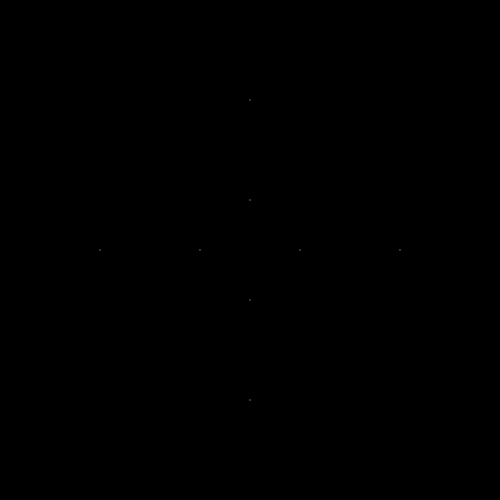
Frame 1 (no input)
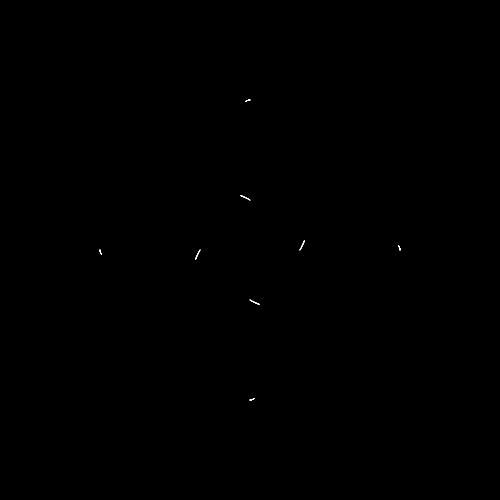
Frame 60 (no input)
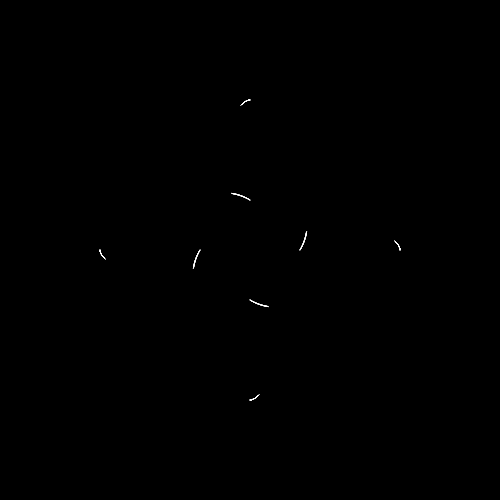
Frame 120 (the mouse pressed at the canvas centre since frame 60)

The p5.js sketch that drew these frames (run headless with seeded random() and noise() and a simulated clock; from frame 60 on, the mouse is pressed at the canvas centre):

// p5.js sketch
// ── sketch.js
"use strict";

var gravConstant = 2e2;
var timeStep = 0.05;

var sqrd = function sqrd(x) {
  return x * x;
}

var TwoDVector = class TwoDVector {
  constructor(x, y) {
    this.x = x;
    this.y = y;
  }

  copy() {
    return new TwoDVector(this.x, this.y);
  }

  dist(v) {
    return sqrt(dist2(v));
  }

  dist2(v) {
    return sqrd(this.x - v.x) + sqrd(this.y - v.y);
  }

  minus(v) {
    return new TwoDVector(this.x - v.x, this.y - v.y);
  }

  incrementBy(v) {
    this.x += v.x;
    this.y += v.y;
  }


  normalized() {
    var length = sqrt(sqrd(this.x) + sqrd(this.y));
    if (length == 0) {
      return this;
    }
    return this.scaleBy(1.0 / length);
  }

  plus(v) {
    return new TwoDVector(this.x + v.x, this.y + v.y);
  }

  scaleBy(s) {
    return new TwoDVector(this.x * s, this.y * s);
  }
}

var Mass = class Mass {
  constructor(m, x, y, vx, vy) {
    this.mass = m;
    this.p = new TwoDVector(x, y);
    this.v = new TwoDVector(vx, vy);
    this.previousP = this.p.copy();
  }

  moveForwardBy(timeStep, acceleration) {
    this.previousP = this.p.copy();
    var deltaP = this.v.scaleBy(timeStep).plus(acceleration.scaleBy(timeStep * 0.5));
    this.p.incrementBy(deltaP);
    var deltaV = acceleration.scaleBy(timeStep);
    this.v.incrementBy(deltaV);
  }

  forceTowards(m) {
    var force = gravConstant * this.mass * m.mass / this.p.dist2(m.p);
    return m.p.minus(this.p).normalized().scaleBy(force);
  }
};

var MassSystem = class MassSystem {
  constructor() {
    this.masses = [];
    // this.time = 0.0;
  }

  addMass(mass, x, y, vx, vy) {
    var mass = new Mass(mass, x, y, vx, vy);
    this.masses.push(mass);
  }

  moveForwardBy(timeStep) {
    var accelerations = [];
    for (var massIndex in this.masses) {
      var mass = this.masses[massIndex];
      accelerations.push(this.accelerationOnMass(mass));
    }
    for (var massIndex in this.masses) {
      var mass = this.masses[massIndex];
      mass.moveForwardBy(timeStep, accelerations[massIndex]);
    }
  }

  accelerationOnMass(m) {
    var force = new TwoDVector(0, 0);
    for (var massIndex in this.masses) {
      var m_ = this.masses[massIndex];
      if (m_ != m) {
        force.incrementBy(m.forceTowards(m_));
      }
    }
    return force.scaleBy(1.0 / m.mass);
  }
};

var universe = new MassSystem();

function setup() {
  createCanvas(500, 500);
  var numMasses = 4;
  var mass_ = 5;
  for (var i = 0; i < numMasses; i++) {
    var angle = i * 2 * PI / numMasses;
    var x = width * 0.3 * cos(angle);
    var y = width * 0.3 * sin(angle);
    var vAngle = angle + PI / 2;
    var speed = 1.5;
    var vx = speed * cos(vAngle);
    var vy = speed * sin(vAngle);
    universe.addMass(mass_, x, y, vx, vy);
  }
  var numMasses = 4;
  for (var i = 0; i < numMasses; i++) {
    var angle = i * 2 * PI / numMasses;
    var x = width * 0.1 * cos(angle);
    var y = width * 0.1 * sin(angle);
    var vAngle = angle + 1;
    var speed = 3.8;
    var vx = speed * cos(vAngle);
    var vy = speed * sin(vAngle);
    universe.addMass(mass_, x, y, vx, vy);
  }

  background(0);
}

function draw() {
  translate(width / 2, height / 2);
  scale(1, -1);
  stroke(255);
  strokeWeight(1);
  for (var i = 0; i < 1; ++i) {
    for (var massIndex in universe.masses) {
      var mass = universe.masses[massIndex];
      var previousP = mass.previousP;
      var p = mass.p;
      line(previousP.x, previousP.y, p.x, p.y);
    }
    universe.moveForwardBy(timeStep);
  }
}
